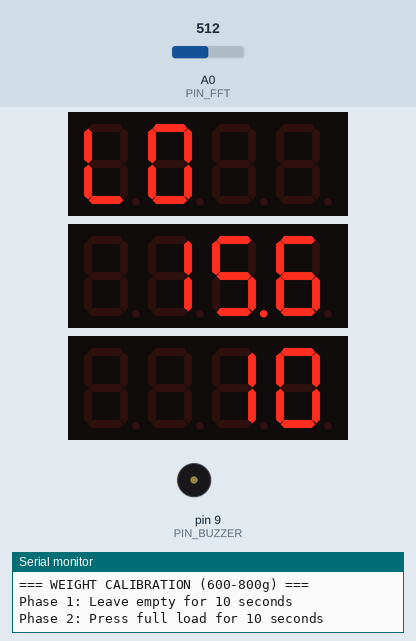
Simulated run of this sketch. Board: Arduino Mega 2560, built with avr-gcc and run on an emulated ATmega2560. Parts: 3 × 4-digit seven-segment display, buzzer (waves = sounding, pin HIGH), the last lines printed to the serial monitor. Wiring (inferred from the names in the program): 3 × TM1637 display: clock pin 26, DIO pin 28 / clock pin 30, DIO pin 32 / clock pin 22, DIO pin 24. The test bench sets the inputs (shaded band); at power-on: A0 (PIN_FFT) = 512. Pins used as bus, display or sensor lines are not drawn.

Above: at 0.4 s.
At 10.43 s:
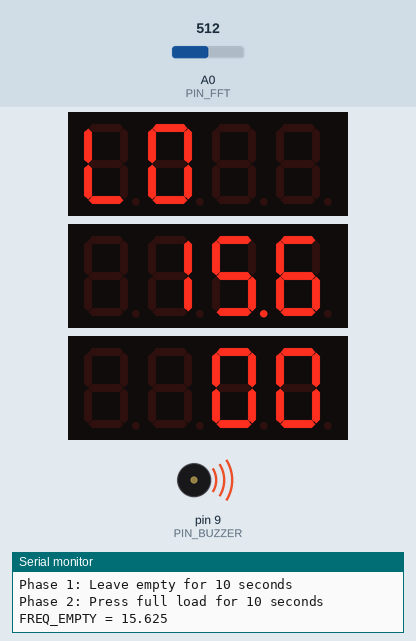
At 17.3 s:
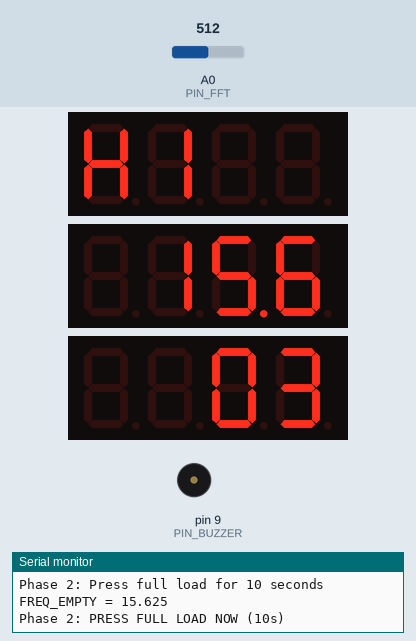
At 21.3 s:
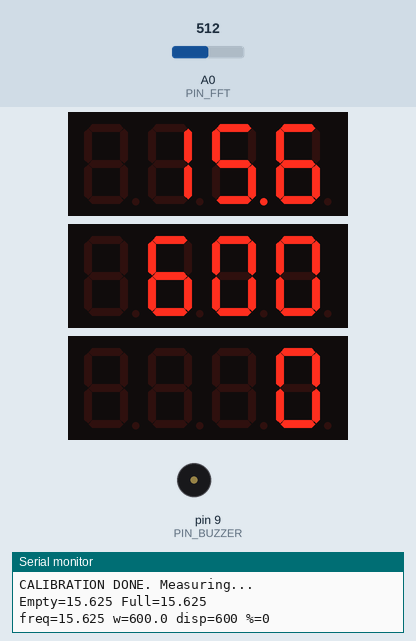
Timing chart, 0 to 22.8 s (numbered marks = the images above):
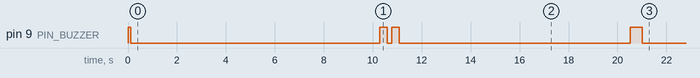

The sketch:

test_weight_display.ino
```cpp
#include "arduinoFFT.h"
#include <math.h>

#define PIN_FFT A0
#define PIN_BUZZER 9

#define CLK1 22
#define DIO1 24
#define CLK2 26
#define DIO2 28
#define CLK3 30
#define DIO3 32

const uint16_t SAMPLES = 128;
double vReal[SAMPLES];
double vImag[SAMPLES];
const float ALPHA = 0.15;
float filteredFreq = 0;
bool firstFreq = true;
const unsigned long SAMPLING_INTERVAL_US = 500;

float freqEmpty = 0;
float freqFull = 0;
const float W_MIN = 600.0;
const float W_MAX = 800.0;

int calState = 0;
unsigned long calStart = 0;
float calSum = 0;
int calCount = 0;

uint8_t seg[] = {
  0x3f, 0x06, 0x5b, 0x4f,
  0x66, 0x6d, 0x7d, 0x07,
  0x7f, 0x6f
};
uint8_t SEG_BLANK = 0x00;
uint8_t SEG_DASH  = 0x40;

uint8_t TEXT_LO[4] = { 0x38, 0x3f, 0x00, 0x00 };
uint8_t TEXT_HI[4] = { 0x76, 0x06, 0x00, 0x00 };
uint8_t TEXT_GO[4] = { 0x3d, 0x3f, 0x00, 0x00 };

void startTM(int clk, int dio) {
  pinMode(dio, OUTPUT);
  digitalWrite(dio, HIGH);
  digitalWrite(clk, HIGH);
  delayMicroseconds(5);
  digitalWrite(dio, LOW);
}

void stopTM(int clk, int dio) {
  digitalWrite(clk, LOW);
  digitalWrite(dio, LOW);
  delayMicroseconds(5);
  digitalWrite(clk, HIGH);
  delayMicroseconds(5);
  digitalWrite(dio, HIGH);
}

void writeByte(int clk, int dio, uint8_t b) {
  for (int i = 0; i < 8; i++) {
    digitalWrite(clk, LOW);
    delayMicroseconds(5);
    digitalWrite(dio, (b >> i) & 1);
    delayMicroseconds(5);
    digitalWrite(clk, HIGH);
    delayMicroseconds(5);
  }
  digitalWrite(clk, LOW);
  pinMode(dio, INPUT);
  delayMicroseconds(5);
  digitalWrite(clk, HIGH);
  delayMicroseconds(5);
  pinMode(dio, OUTPUT);
}

void writeRaw(int clk, int dio, uint8_t d1, uint8_t d2, uint8_t d3, uint8_t d4) {
  startTM(clk, dio); writeByte(clk, dio, 0x40); stopTM(clk, dio);
  startTM(clk, dio); writeByte(clk, dio, 0xC0);
  writeByte(clk, dio, d1);
  writeByte(clk, dio, d2);
  writeByte(clk, dio, d3);
  writeByte(clk, dio, d4);
  stopTM(clk, dio);
  startTM(clk, dio); writeByte(clk, dio, 0x88 | 7); stopTM(clk, dio);
}

void clearDisplay(int clk, int dio) {
  writeRaw(clk, dio, SEG_BLANK, SEG_BLANK, SEG_BLANK, SEG_BLANK);
}

void showText(int clk, int dio, uint8_t data[]) {
  writeRaw(clk, dio, data[0], data[1], data[2], data[3]);
}

void showInt(int clk, int dio, int val) {
  if (val > 9999) val = 9999;
  if (val < 0) val = 0;
  int d1 = (val / 1000) % 10;
  int d2 = (val / 100) % 10;
  int d3 = (val / 10) % 10;
  int d4 = val % 10;
  uint8_t b1 = d1 > 0 ? seg[d1] : SEG_BLANK;
  uint8_t b2 = (d1 > 0 || d2 > 0) ? seg[d2] : SEG_BLANK;
  uint8_t b3 = (d1 > 0 || d2 > 0 || d3 > 0) ? seg[d3] : SEG_BLANK;
  uint8_t b4 = seg[d4];
  writeRaw(clk, dio, b1, b2, b3, b4);
}

void showFloat1d(int clk, int dio, float val) {
  int v = (int)(val * 10);
  if (v > 9999) v = 9999;
  if (v < 0) v = 0;
  uint8_t b1 = (v / 1000) % 10 > 0 ? seg[(v / 1000) % 10] : SEG_BLANK;
  uint8_t b2 = seg[(v / 100) % 10];
  uint8_t b3 = seg[(v / 10) % 10] | 0x80;
  uint8_t b4 = seg[v % 10];
  writeRaw(clk, dio, b1, b2, b3, b4);
}

void showCountdown(int clk, int dio, int sec) {
  writeRaw(clk, dio, SEG_BLANK, SEG_BLANK, seg[sec / 10], seg[sec % 10]);
}

float measureFreq() {
  for (uint16_t i = 0; i < SAMPLES; i++) {
    unsigned long t = micros();
    vReal[i] = (double)analogRead(PIN_FFT);
    vImag[i] = 0.0;
    while ((micros() - t) < SAMPLING_INTERVAL_US);
  }
  float sf = 1000000.0 / (float)SAMPLING_INTERVAL_US;
  double sum = 0;
  for (uint16_t i = 0; i < SAMPLES; i++) sum += vReal[i];
  double dc = sum / SAMPLES;
  for (uint16_t i = 0; i < SAMPLES; i++) vReal[i] -= dc;

  ArduinoFFT<double> FFT = ArduinoFFT<double>(vReal, vImag, SAMPLES, sf);
  FFT.windowing(FFT_WIN_TYP_HAMMING, FFT_FORWARD);
  FFT.compute(FFT_FORWARD);
  FFT.complexToMagnitude();

  double pm = 0;
  uint16_t pb = 1;
  for (uint16_t i = 1; i < (SAMPLES / 2); i++) {
    if (vReal[i] > pm) { pm = vReal[i]; pb = i; }
  }
  float freq = (float)pb * sf / (float)SAMPLES;
  if (pb > 1 && pb < (SAMPLES / 2 - 1)) {
    double y0 = vReal[pb - 1], y1 = vReal[pb], y2 = vReal[pb + 1];
    double d = y0 - 2.0 * y1 + y2;
    if (d != 0) freq = ((float)pb + 0.5 * (y0 - y2) / d) * sf / (float)SAMPLES;
  }
  if (firstFreq) { filteredFreq = freq; firstFreq = false; }
  else { filteredFreq = ALPHA * freq + (1.0 - ALPHA) * filteredFreq; }
  return filteredFreq;
}

float freqToWeight(float freq) {
  if (freqEmpty == freqFull) return W_MIN;
  float ratio = (freqEmpty - freq) / (freqEmpty - freqFull);
  if (ratio < 0) ratio = 0;
  if (ratio > 1) ratio = 1;
  float w = W_MIN + ratio * (W_MAX - W_MIN);
  return w;
}

void setup() {
  Serial.begin(115200);
  pinMode(PIN_BUZZER, OUTPUT);
  pinMode(CLK1, OUTPUT); pinMode(DIO1, OUTPUT);
  pinMode(CLK2, OUTPUT); pinMode(DIO2, OUTPUT);
  pinMode(CLK3, OUTPUT); pinMode(DIO3, OUTPUT);

  Serial.println("=== WEIGHT CALIBRATION (600-800g) ===");
  Serial.println("Phase 1: Leave empty for 10 seconds");
  Serial.println("Phase 2: Press full load for 10 seconds");

  showText(CLK1, DIO1, TEXT_LO);
  clearDisplay(CLK2, DIO2);
  clearDisplay(CLK3, DIO3);

  calState = 0;
  calStart = millis();
  calSum = 0;
  calCount = 0;

  digitalWrite(PIN_BUZZER, HIGH);
  delay(100);
  digitalWrite(PIN_BUZZER, LOW);
}

void loop() {
  unsigned long now = millis();
  unsigned long elapsed = now - calStart;
  float freq = measureFreq();

  if (calState == 0) {
    int remaining = 10 - (int)(elapsed / 1000);
    if (remaining < 0) remaining = 0;
    showCountdown(CLK3, DIO3, remaining);
    showFloat1d(CLK2, DIO2, freq);

    if (elapsed > 2000) {
      calSum += freq;
      calCount++;
    }

    if (elapsed >= 10000) {
      freqEmpty = calSum / calCount;
      Serial.print("FREQ_EMPTY = ");
      Serial.println(freqEmpty, 3);

      digitalWrite(PIN_BUZZER, HIGH);
      delay(300);
      digitalWrite(PIN_BUZZER, LOW);
      delay(200);
      digitalWrite(PIN_BUZZER, HIGH);
      delay(300);
      digitalWrite(PIN_BUZZER, LOW);

      calState = 1;
      calStart = now;
      calSum = 0;
      calCount = 0;

      showText(CLK1, DIO1, TEXT_HI);
      Serial.println("Phase 2: PRESS FULL LOAD NOW (10s)");
    }
  }
  else if (calState == 1) {
    int remaining = 10 - (int)(elapsed / 1000);
    if (remaining < 0) remaining = 0;
    showCountdown(CLK3, DIO3, remaining);
    showFloat1d(CLK2, DIO2, freq);

    if (elapsed > 2000) {
      calSum += freq;
      calCount++;
    }

    if (elapsed >= 10000) {
      freqFull = calSum / calCount;
      Serial.print("FREQ_FULL = ");
      Serial.println(freqFull, 3);
      Serial.print("RANGE = ");
      Serial.println(freqEmpty - freqFull, 3);

      digitalWrite(PIN_BUZZER, HIGH);
      delay(500);
      digitalWrite(PIN_BUZZER, LOW);

      calState = 2;
      showText(CLK1, DIO1, TEXT_GO);
      Serial.println("CALIBRATION DONE. Measuring...");
      Serial.print("Empty=");
      Serial.print(freqEmpty, 3);
      Serial.print(" Full=");
      Serial.println(freqFull, 3);
    }
  }
  else {
    float weight = freqToWeight(freq);
    int wr = ((int)(weight + 5)) / 10 * 10;

    showFloat1d(CLK1, DIO1, freq);
    showInt(CLK2, DIO2, wr);

    int remaining = (int)((freqEmpty - freq) * 100 / (freqEmpty - freqFull));
    if (remaining < 0) remaining = 0;
    if (remaining > 100) remaining = 100;
    showInt(CLK3, DIO3, remaining);

    Serial.print("freq=");
    Serial.print(freq, 3);
    Serial.print(" w=");
    Serial.print(weight, 1);
    Serial.print(" disp=");
    Serial.print(wr);
    Serial.print(" %=");
    Serial.println(remaining);

    delay(50);
  }
}
```

Measured:
- by itself, pin 9 (PIN_BUZZER): goes LOW 10.2 s, HIGH 0.30 s, LOW 0.20 s, HIGH 0.30 s, LOW 9.4 s, HIGH 0.50 s, then LOW
- what the display in image 0 shows lasts 1.0 s, from 0.4 s to 1.4 s
- what the display in image 1 shows lasts 0.8 s, from 10.3 s to 11.1 s
- what the display in image 2 shows lasts 1.2 s, from 17.3 s to 18.5 s
